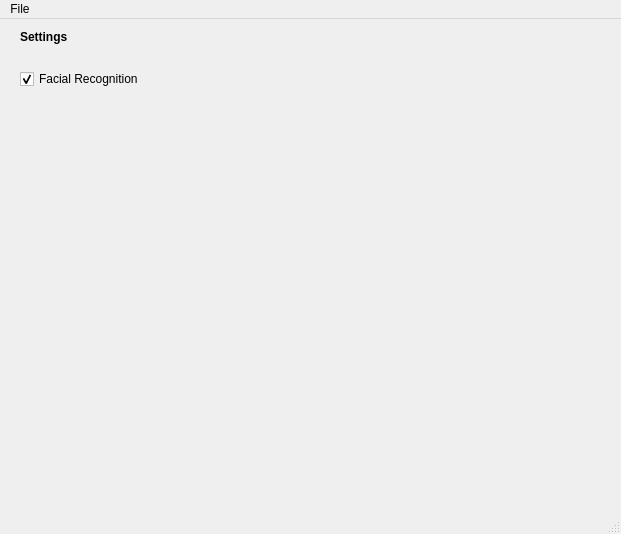
<?xml version="1.0" encoding="UTF-8"?>
<ui version="4.0">
 <class>SettingsWindow</class>
 <widget class="QMainWindow" name="SettingsWindow">
  <property name="geometry">
   <rect>
    <x>0</x>
    <y>0</y>
    <width>621</width>
    <height>534</height>
   </rect>
  </property>
  <property name="windowTitle">
   <string>MainWindow</string>
  </property>
  <widget class="QWidget" name="centralwidget">
   <widget class="QLabel" name="label">
    <property name="geometry">
     <rect>
      <x>20</x>
      <y>10</y>
      <width>55</width>
      <height>16</height>
     </rect>
    </property>
    <property name="font">
     <font>
      <weight>75</weight>
      <bold>true</bold>
     </font>
    </property>
    <property name="text">
     <string>Settings</string>
    </property>
   </widget>
   <widget class="QCheckBox" name="useFER">
    <property name="geometry">
     <rect>
      <x>20</x>
      <y>50</y>
      <width>151</width>
      <height>20</height>
     </rect>
    </property>
    <property name="font">
     <font>
      <weight>50</weight>
      <bold>false</bold>
      <underline>false</underline>
      <strikeout>false</strikeout>
     </font>
    </property>
    <property name="text">
     <string comment="1">Facial Recognition</string>
    </property>
    <property name="checkable">
     <bool>true</bool>
    </property>
    <property name="checked">
     <bool>true</bool>
    </property>
    <property name="tristate">
     <bool>false</bool>
    </property>
   </widget>
  </widget>
  <widget class="QMenuBar" name="menubar">
   <property name="geometry">
    <rect>
     <x>0</x>
     <y>0</y>
     <width>621</width>
     <height>26</height>
    </rect>
   </property>
   <widget class="QMenu" name="menuFile">
    <property name="title">
     <string>File</string>
    </property>
    <addaction name="actionQuit"/>
   </widget>
   <addaction name="menuFile"/>
  </widget>
  <widget class="QStatusBar" name="statusbar"/>
  <action name="actionQuit">
   <property name="text">
    <string>Quit</string>
   </property>
  </action>
 </widget>
 <resources/>
 <connections/>
</ui>
